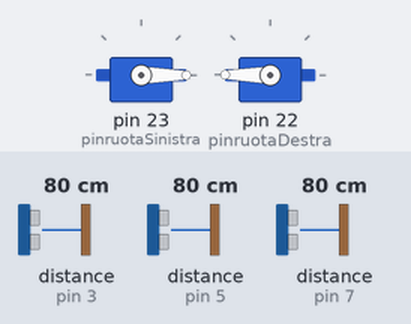
The sketch below on a simulated Arduino Mega 2560, built with avr-gcc and run on an emulated ATmega2560. On the bench: 2 × servo. Wiring (inferred from the names in the program): 3 × ultrasonic range finder: trigger pin 2, echo pin 3 / trigger pin 4, echo pin 5 / trigger pin 6, echo pin 7. The inputs (shaded band) are chosen by the test bench; at power-on: distance to the obstacle (sensors on pin 5, pin 3, pin 7) 80 cm. The echo pulse lasts 58.3 µs per cm.

Above: at 2.2 s.
2.3 s: distance to the obstacle (sensor on pin 5) set to 86 cm
At 2.82 s:
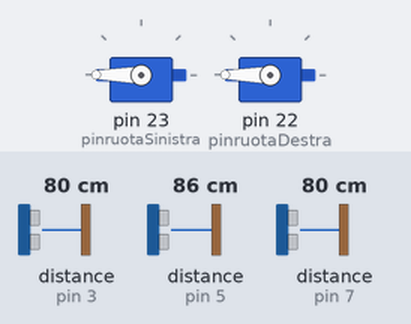
5.3 s: distance to the obstacle (sensor on pin 3) set to 120 cm
At 5.53 s:
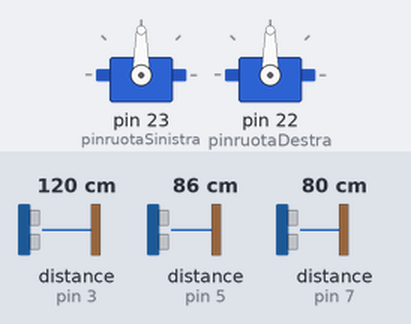
8.3 s: distance to the obstacle (sensor on pin 7) set to 118 cm
9.8 s: distance to the obstacle (sensor on pin 7) set to 125 cm
At 10.34 s:
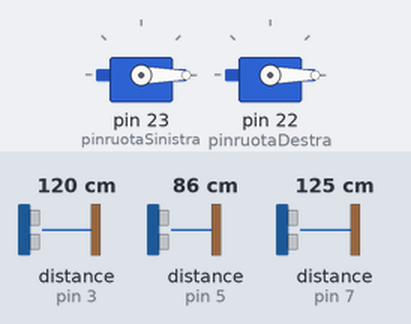
12.8 s: distance to the obstacle (sensor on pin 3) set to 250 cm
14.5 s: distance to the obstacle (sensor on pin 5) set to 120 cm
At 14.9 s:
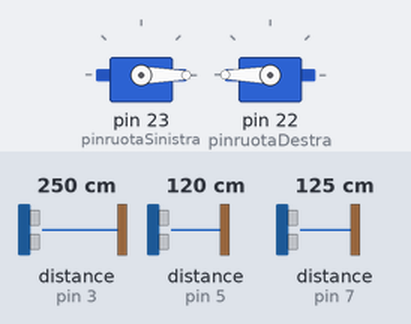
Timing chart, 0 to 17.1 s (numbered marks = the images above; inputs shaded):
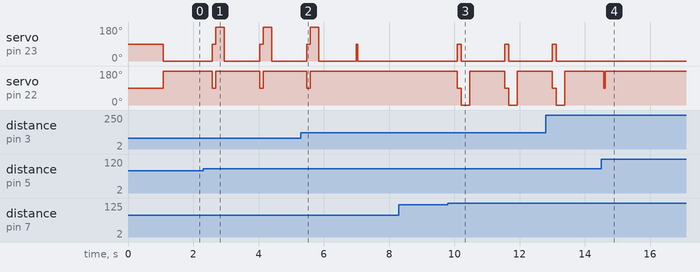

The sketch:

labirinto.ino
```cpp
/*
 * Classe: 5F
 */

#include <Servo.h>

/*Sensori*/
#define pinruotaSinistra 23
#define pinruotaDestra 22
#define trigPinSinistra 6
#define echoPinSinistra 7
#define trigPinDestra 4
#define echoPinDestra 5
#define trigPinCentro 2
#define echoPinCentro 3


//costanti di stato
#define vicolo 1
#define destra 2
#define sinistra 3
#define dritto 0
#define aggiustare 4

/* Definitione dei valori dei valori che possono assumere servo a rotazione continua */
/*
#define ruotaStopValore 90
#define ruotaSinistraAvantiValore 130 // 180 per i servo AR-3606HB,   0 per i servo SM-S4303R a 110 va bene
#define ruotaSinistraIndietroValore 0 //   0 per i servo AR-3606HB, 180 per i servo SM-S4303R
#define ruotaDestraAvantiValore 50     //   0 per i servo AR-3606HB, 180 per i servo SM-S4303R
#define ruotaDestraIndietroValore 110 // 180 per i servo AR-3606HB,   0 per i servo SM-S4303R
*/

#define ruotaStopValore 90
#define ruotaSinistraAvantiValore 0 // 180 per i servo AR-3606HB,   0 per i servo SM-S4303R a 110 va bene
#define ruotaSinistraIndietroValore 180 //   0 per i servo AR-3606HB, 180 per i servo SM-S4303R
#define ruotaDestraAvantiValore 180     //   0 per i servo AR-3606HB, 180 per i servo SM-S4303R
#define ruotaDestraIndietroValore 0 // 180 per i servo AR-3606HB,   0 per i servo SM-S4303R

/* Creazione oggetti per la libreria Servo */
Servo ruotaSinistra;                    /*  Valores from 0 to 180  */
Servo ruotaDestra;                      /*  Valores from 0 to 180  */

//default delay
#define defaultDelay 10

long durationSin;
long durationDes;
long durationCen;
int cmDestra;
int cmSinistra;
int cmCentro;
int contatoreAggiusta;
int contAggiusta;

int STATO;

#define numStorico 5    //quanti valori andrà a memorizzare
int storicoDestra[numStorico];  //valori presi da destra
int storicoSinistra[numStorico];  //valori presi da sinistra


void setup() {
  STATO = dritto;
  ruotaSinistra.attach(pinruotaSinistra);
  ruotaDestra.attach(pinruotaDestra);
  ruotaSinistra.write(ruotaStopValore);
  ruotaDestra.write(ruotaStopValore);
  contatoreAggiusta=0;

  delay(1000);

  pinMode(trigPinCentro, OUTPUT);
  pinMode(trigPinDestra, OUTPUT);
  pinMode(trigPinSinistra, OUTPUT);
  pinMode(echoPinCentro, INPUT);
  pinMode(echoPinDestra, INPUT);
  pinMode(echoPinSinistra, INPUT);

  for (int i = 0; i < numStorico; i++)
  {
    leggiSinistra();
  }
  for (int i = 0; i < numStorico; i++)
  {
    leggiDestra();
  }

  contAggiusta = 0;


}

void loop() {

  leggiDestra();
  leggiCentro();
  leggiSinistra();
  contatoreAggiusta++;


  delay(10);

  if(cmSinistra < 12 && cmCentro < 12 && cmDestra < 12){
    STATO = vicolo;
  }else if(cmSinistra > cmCentro && cmSinistra > cmDestra){
    if (controlloErroreSinistra())
    {
      STATO = sinistra;
    }else{
      STATO = dritto;
    }
  }else if(cmDestra > cmCentro && cmDestra > cmSinistra){
    if (controlloErroreDestra)
    {
      STATO = destra;
    }else{
      STATO = dritto;
    }
  }else{
    STATO = dritto;
  }
  if(contatoreAggiusta>20){

    contatoreAggiusta = 0;
    //STATO = aggiustare;
    aggiusta();

  }

  switch (STATO)
  {
  case vicolo:
      //TODO: tornare in dietro
    break;

  case sinistra:
  case destra:
    delay(250); //300  //350  //400  //ti centri rispetto alla curva
    ruotaSinistra.write(ruotaStopValore);
    ruotaDestra.write(ruotaStopValore);
    delay(100);
    leggiSinistra();
    leggiDestra();

    if(cmSinistra > cmDestra){
      giraSinistra();
    }else{
      giraDestra();
    }
    contAggiusta = 0;
    break;

  /*case aggiustare:
    aggiusta();
   break;*/

  case dritto:
    vaiAvanti();
    break;
  }


}
/*
void leggiDestra(){
  // lettura sensore destro
  digitalWrite(trigPinDestra, LOW);
  delayMicroseconds(2);
  digitalWrite(trigPinDestra, HIGH);
  delayMicroseconds(10);
  digitalWrite(trigPinDestra, LOW);

  durationDes = pulseIn(echoPinDestra, HIGH);
  cmDestra = microsecondsToCentimeters(durationDes);
  //funzione aggiunta nel caso di errore nella scansione
  if(cmDestra >= 500){
      cmDestra = 0;
  }
}
*/
void leggiDestra(){

  digitalWrite(trigPinDestra, LOW);
  delayMicroseconds(2);
  digitalWrite(trigPinDestra, HIGH);
  delayMicroseconds(10);
  digitalWrite(trigPinDestra, LOW);

  durationDes = pulseIn(echoPinDestra, HIGH);
  cmDestra = microsecondsToCentimeters(durationDes);

  salvaStoricoDestra(cmDestra);

}

bool controlloErroreDestra(){

  for (int i = 0; i < numStorico; i++)
  {

    if(storicoDestra[i] < 25){
      return false;
    }

  }

  return true;

}

bool controlloErroreSinistra(){

  for (int i = 0; i < numStorico; i++)
  {
    if(storicoSinistra[i] < 25){
      return false;
    }
  }
  return true;

}

/*
void leggiSinistra(){
  // scrittura sensori
  digitalWrite(trigPinSinistra, LOW);
  delayMicroseconds(2);
  digitalWrite(trigPinSinistra, HIGH);
  delayMicroseconds(10);
  digitalWrite(trigPinSinistra, LOW);

  durationSin = pulseIn(echoPinSinistra, HIGH);
  cmSinistra = microsecondsToCentimeters(durationSin);
  //funzione aggiunta nel caso di errore nella scansione
  if(cmSinistra >= 500){
      cmSinistra = 0;
  }
}
*/


void leggiSinistra(){

  digitalWrite(trigPinSinistra, LOW);
  delayMicroseconds(2);
  digitalWrite(trigPinSinistra, HIGH);
  delayMicroseconds(10);
  digitalWrite(trigPinSinistra, LOW);

  durationSin = pulseIn(echoPinSinistra, HIGH);
  cmSinistra = microsecondsToCentimeters(durationSin);

  salvaStoricoSinistra(cmSinistra);

}
/*
void leggiCentro(){
  // lettura sensore centrale
  digitalWrite(trigPinCentro, LOW);
  delayMicroseconds(2);
  digitalWrite(trigPinCentro, HIGH);
  delayMicroseconds(10);
  digitalWrite(trigPinCentro, LOW);

  durationCen = pulseIn(echoPinCentro, HIGH);
  cmCentro = microsecondsToCentimeters(durationCen);
  //funzione aggiunta nel caso di errore nella scansione
  if(cmCentro >= 500){
    cmCentro = 0;
  }
}
*/


void leggiCentro(){

do
{
    // lettura sensore centrale
  digitalWrite(trigPinCentro, LOW);
  delayMicroseconds(2);
  digitalWrite(trigPinCentro, HIGH);
  delayMicroseconds(10);
  digitalWrite(trigPinCentro, LOW);

  durationCen = pulseIn(echoPinCentro, HIGH);
  cmCentro = microsecondsToCentimeters(durationCen);
} while (cmCentro > 500);
}

void giraDestra(){
  //ruotaSinistra.write(ruotaStopValore);
  //ruotaDestra.write(ruotaStopValore);
  //delay(100);
  ruotaDestra.write(ruotaDestraAvantiValore);
  ruotaSinistra.write(ruotaSinistraIndietroValore);
  delay(260);   //167
  ruotaSinistra.write(ruotaSinistraAvantiValore);
  delay(800);
  //aggiusta();


}

void giraSinistra(){
  //ruotaSinistra.write(ruotaStopValore);
  //ruotaDestra.write(ruotaStopValore);
  //delay(100);
  ruotaSinistra.write(ruotaSinistraAvantiValore);
  ruotaDestra.write(ruotaDestraIndietroValore);
  delay(260); //167
  ruotaDestra.write(ruotaDestraAvantiValore);
  delay(800);
  //aggiusta();
}

void vaiAvanti(){

  ruotaDestra.write(ruotaDestraAvantiValore);
  ruotaSinistra.write(ruotaSinistraAvantiValore);

}

void vaiIndietro(){

  ruotaDestra.write(ruotaDestraIndietroValore);
  ruotaSinistra.write(ruotaSinistraIndietroValore);

}

void aggiusta(){

  leggiSinistra();
  leggiDestra();
  int diffDex = cmDestra-cmSinistra;
  int diffSex = cmSinistra-cmDestra;
  if(diffDex < 20 && diffSex < 20){
    if(diffSex>2 && contAggiusta != 1){
      contAggiusta ++;
      ruotaDestra.write(ruotaStopValore);
      delay(8 * diffSex);//17
      ruotaDestra.write(ruotaDestraAvantiValore);
    }else if(diffDex>2 && contAggiusta != -1){
      contAggiusta --;
      ruotaSinistra.write(ruotaStopValore);
      delay(8 * diffDex);
      ruotaSinistra.write(ruotaSinistraAvantiValore);
    }
  }
}


void salvaStoricoDestra(int valore)
{

  for (int i = numStorico-1; i > 0; i--)
  {
    storicoDestra[i] = storicoDestra[i - 1];
  }
  storicoDestra[0] = valore;
}
void salvaStoricoSinistra(int valore)
{

  for (int i = numStorico-1; i > 0; i--)
  {
    storicoSinistra[i] = storicoSinistra[i - 1];
  }
  storicoSinistra[0] = valore;
}

long microsecondsToCentimeters(long microseconds)
{
  return microseconds / 29 / 2;
}
```

Measured:
- the behaviour switches between 80 and 81 cm on distance to the obstacle (sensor on pin 5) (found by bisection; images 0 and 1)
- the behaviour switches between 120 and 121 cm on distance to the obstacle (sensor on pin 7) (found by bisection; images 2 and 3)
- after the input at 2.3 s, servo on pin 23 (pinruotaSinistra): 0° → 90° after 0.28 s, → 180° 0.11 s later, → 0° 0.26 s later, → 90° 1.1 s later, … (6 changes in this stretch); servo on pin 22 (pinruotaDestra): alternates 180° for 1.3 s and 90° for 0.11 s, starting after 0.28 s
- after the input at 5.3 s, servo on pin 22 (pinruotaDestra): goes on until 5.6 s, then stays 180°
- after the input at 8.3 s, every drawn part: stays the same
- after the input at 9.8 s, servo on pin 23 (pinruotaSinistra): alternates 90° for 0.11 s and 0° for 1.3 s, starting after 0.30 s; servo on pin 22 (pinruotaDestra): 180° → 90° after 0.30 s, → 0° 0.11 s later, → 180° 0.26 s later, → 90° 1.1 s later, … (6 changes in this stretch)
- after the input at 14.5 s, servo on pin 22 (pinruotaDestra): 180° → 90° after 0.08 s, → 180° 0.04 s later
